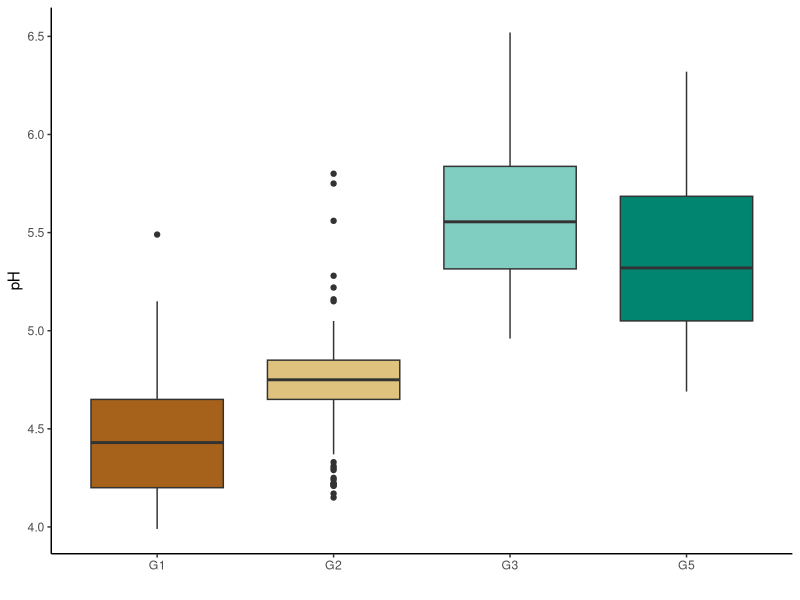
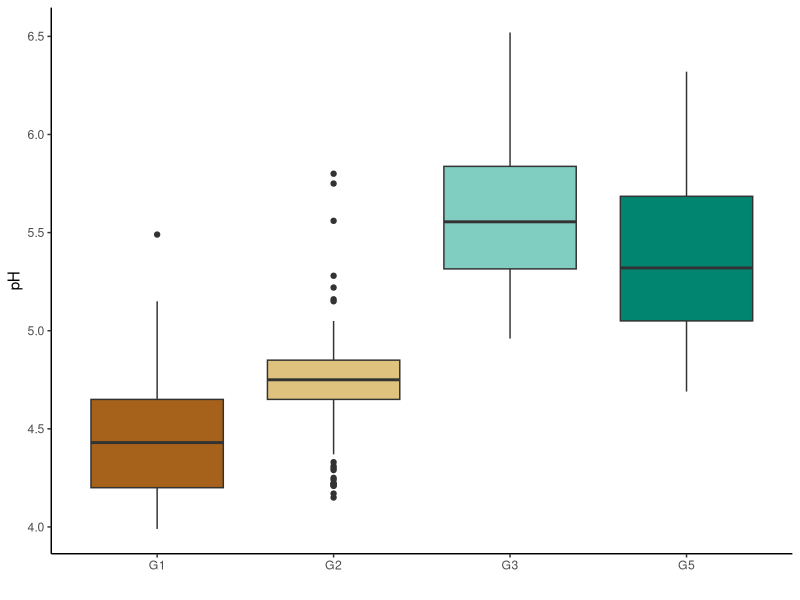

Write the R code that produced these figures, in order.
library(tidyverse)


DATA <- read_csv("W3_Chemistry_all2020.csv")



x<- DATA %>%
  filter(LocationType %in% c('G1', 'G2', 'G3', 'G5'), GWType == "shallow", Site !="A9", Site !="A6", Site !="K9", Site !="K1s") %>%
  ggplot(aes(x=LocationType, y=pH, fill=LocationType)) + 
  geom_boxplot() +
  scale_fill_brewer(palette= "BrBG")+
  ylab("pH") +
  xlab(" ")+
  theme_classic()


x+ theme(legend.position = "none")

ggsave("igc1.png")


D<- DATA %>% filter(LocationType == "G5")
